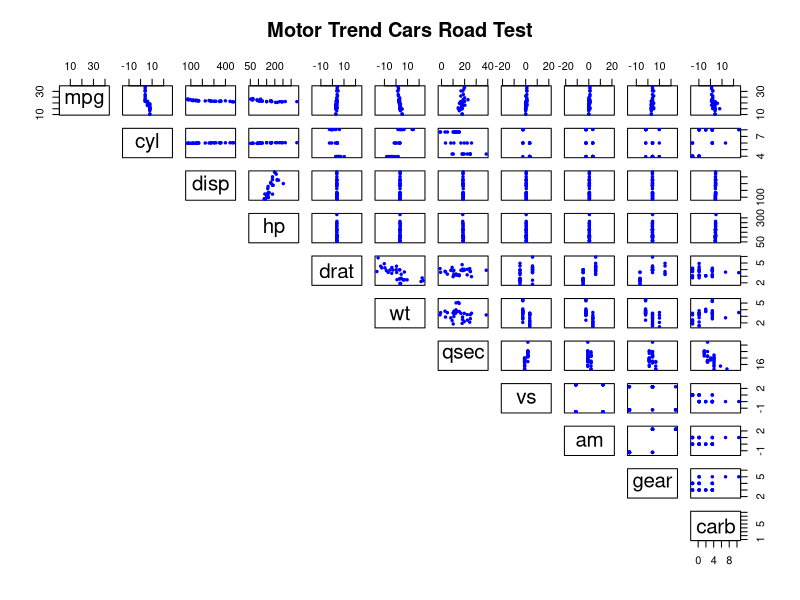
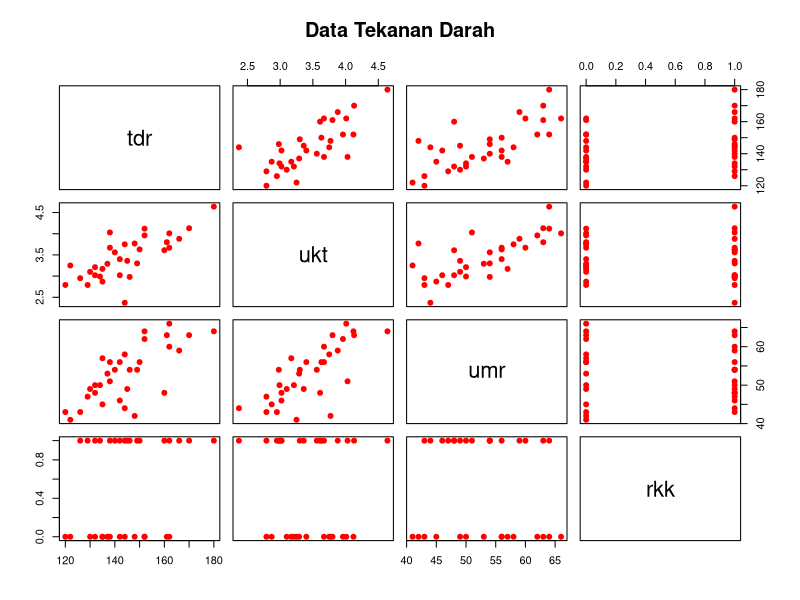
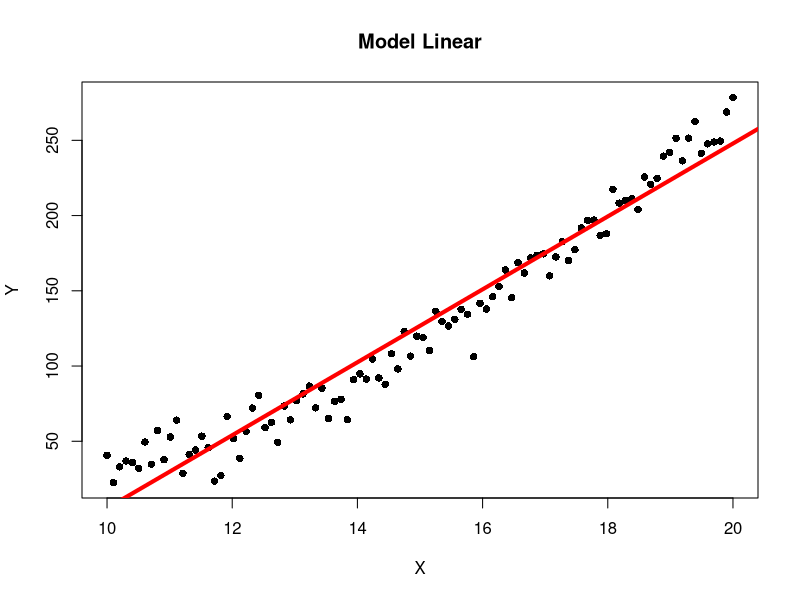
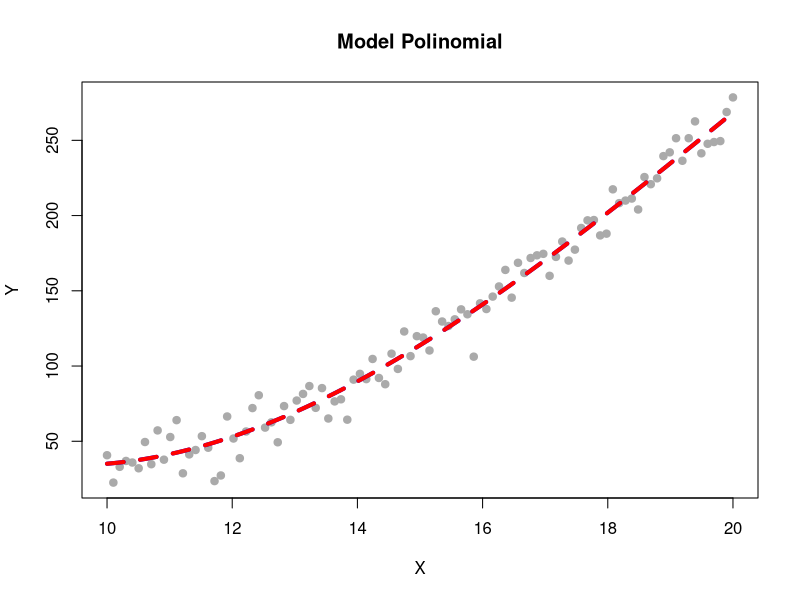

These figures' R source, in order:
##### Praktikum 9 Analisis Regresi Terapan ######
# Kamis, 21 April 2022, 10:10-11:20 WIB


# Regresi Stepwise Selection -------------------------------------

head(mtcars)
str(mtcars)

# Matriks scatterplot
pairs(mtcars, pch=19, cex=.5, col='blue', asp=1, lower.panel=NULL,
      main='Motor Trend Cars Road Test')

# Sebelum melakukan regresi stepwise, data harus dijadikan dalam 
# bentuk dataframe terlebih dahulu dengan fungsi `dataframe()`.


# Membuat model intercept-only (hanya mengandung intercept)
intercept_only <- lm(mpg ~ 1, data=mtcars)

# Membuat model yang mengandung semua prediktor
all <- lm(mpg ~ ., data=mtcars)


# Melakukan regresi forward stepwise 
forward <- step(intercept_only, direction='forward', 
                scope=formula(all), trace=F)
# Hasil prosedur regresi forward stepwise
forward$anova
# Model akhir regresi stepwise forward
forward$coefficients

# Melakukan regresi backward stepwise 
backward <- step(all, direction='backward', scope=formula(all), 
                 trace=F)
# Hasil prosedur regresi backward stepwise
backward$anova
# Model akhir regresi stepwise backward
backward$coefficients

# Melakukan regresi forward-backward stepwise 
both <- step(intercept_only, direction='both', scope=formula(all), 
             trace=F)
# Hasil prosedur regresi forward-backward stepwise
both$anova
# Model akhir regresi stepwise forward-backward
both$coefficients
summary(backward)

# Dengan data contoh
td_data <- data.frame(
  'tdr' = c(135, 122, 130, 148, 146, 129, 162, 160, 144, 180, 166, 138, 
           152, 138, 140, 134, 145, 142, 135, 142, 150, 144, 137, 132, 
           149, 132, 120, 126, 161, 170, 152, 162), # Tekanan darah
  'ukt' = c(2.87, 3.25, 3.1, 3.77, 2.98, 2.79, 3.67, 3.61, 2.37, 4.64, 
            3.88, 4.03, 4.12, 3.67, 3.56, 2.99, 3.36, 3.02, 3.17, 3.40,
            3.63, 3.75, 3.29, 3.21, 3.30, 3.02, 2.79, 2.95, 3.80, 4.13, 
            3.96, 4.01), # Ukuran Tubuh
  'umr' = c(45, 41, 49, 42, 54, 47, 60, 48, 44, 64, 59, 51, 64, 56, 54, 
            50, 49, 46, 57, 56, 56, 58, 53, 50, 54, 48, 43, 43, 63, 63, 
            62, 66), # Umur
  'rkk' = c(0, 0, 0, 0, 1, 1, 1, 1, 1, 1, 1, 1, 0, 0, 1, 1, 1, 1, 0, 0, 
            1, 0, 0, 0, 1, 1, 0, 1, 0, 1, 0, 0) # Merokok (ya/tdk)
)

td_data
pairs(td_data, pch=19, col='red', main='Data Tekanan Darah')

intersep_aja <- lm(tdr ~ 1, data=td_data)
semua <- lm(tdr ~ ., data=td_data)

forward1 <- step(intersep_aja, direction='forward', 
                scope=formula(semua), trace=T)
backward1 <- step(semua, direction='backward', 
                 scope=formula(intersep_aja), trace=T)


# Regresi Polinomial ---------------------------

# Membangkitkan data polinomial

# Membangkitkan nilai X dengan membuat barisan
X <- seq(10, 20, len=100) # Barisan sepanjang 100, antara 10 sampai 20
# Menentukan nilai beta
beta0 <- 2    # |
beta1 <- -4.5 # Ini hanya contoh, gak harus segini
beta2 <- 0.5  # tentukan sesuai kebutuhan
beta3 <- 0.02 # |
# Membangkitkan galat
set.seed(42)
galat <- rnorm(100, 0, 10)
# Menentukan nilai Y berdasarkan persamaan
# Y = b0 + b1X + b2X^2 + b3X^3
Y <- beta0 + beta1*X + beta2*X^2 + beta3*X^3 + galat

# Membuat model

# Coba dengan model linear
linear <- lm(Y~X)
# Plot dan fit garis dugaan
plot(X,Y, main='Model Linear', pch=16)
abline(linear, lwd=4, col='red')

# Model regresi polinomial
polinom <- lm(Y~poly(X,3))
summary(polinom)

polinom1 <- lm(Y~X+I(X^2)+I(X^3))
summary(polinom1)

# Plot dan garis dugaan
plot(X,Y, pch=19, col='#aaaaaa', main='Model Polinomial')
lines(X,fitted(polinom), lwd=4, lty=2, col='blue')
lines(X,fitted(polinom1), lwd=4, lty=2, col='red')
